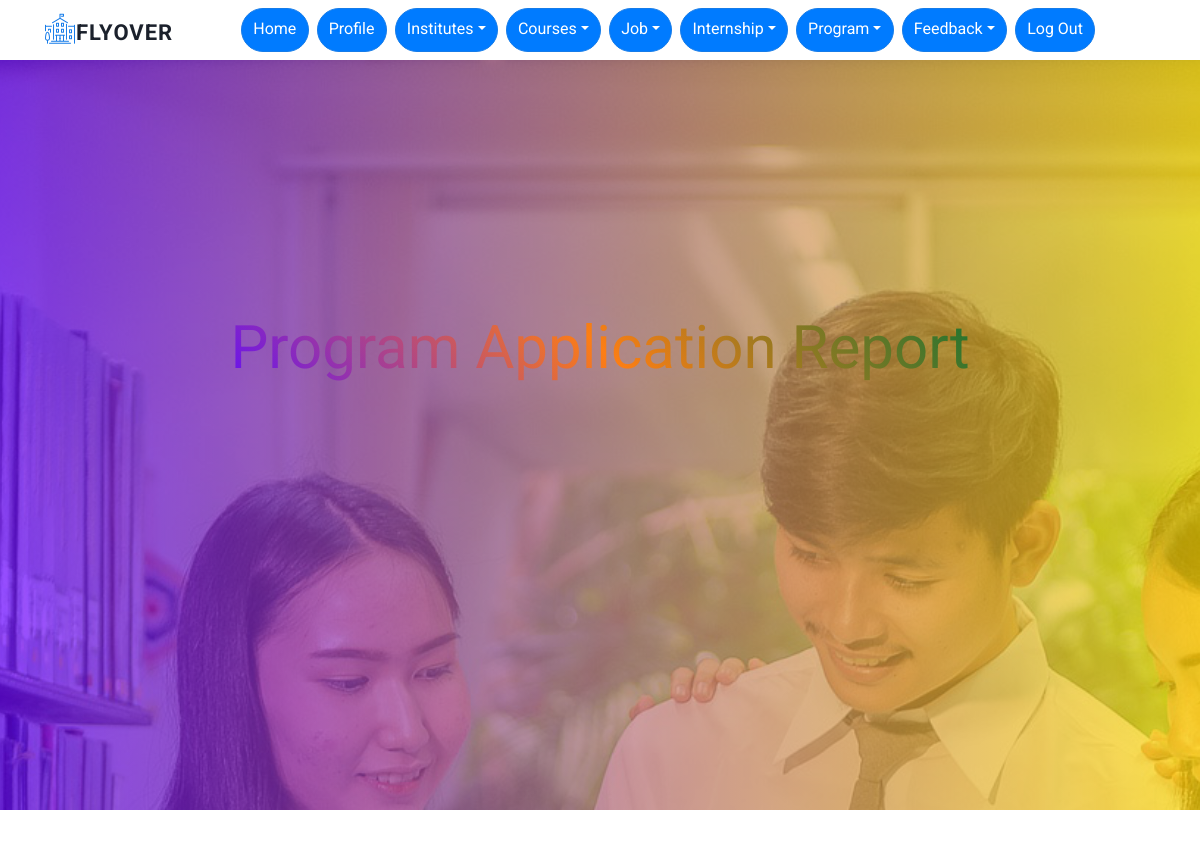
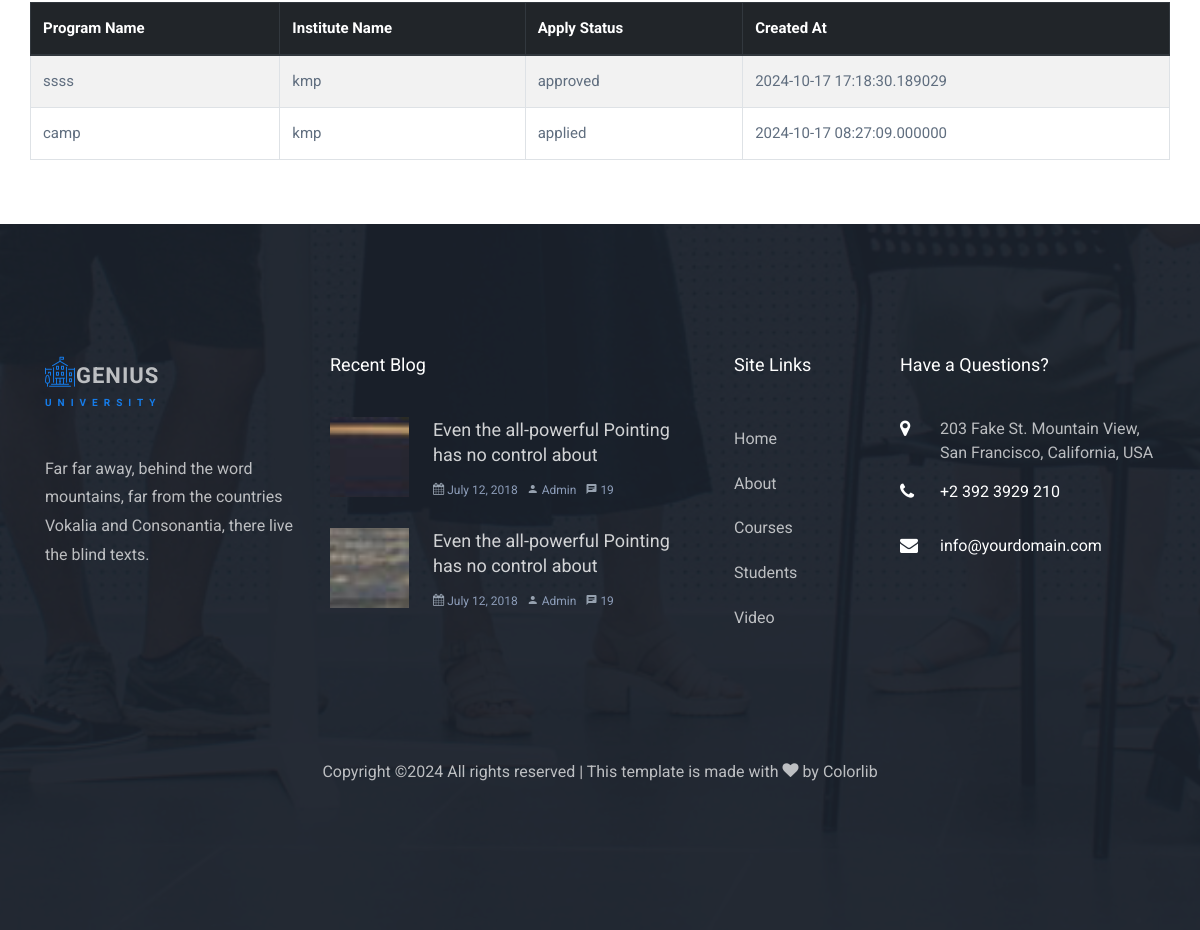
The page /user/program_report.php (signed in) on the database its author committed (2 pictures, top to bottom).
### tables this page shows
CREATE TABLE `program_application` (
  `program_application_id` int(30) NOT NULL,
  `user_id` int(30) NOT NULL,
  `institute_id` int(30) NOT NULL,
  `program_id` int(30) NOT NULL,
  `apply_status` varchar(100) NOT NULL,
  `created_at` timestamp(6) NOT NULL DEFAULT current_timestamp(6) ON UPDATE current_timestamp(6)
);

CREATE TABLE `program` (
  `program_id` int(30) NOT NULL,
  `program_name` varchar(100) NOT NULL,
  `department` varchar(100) NOT NULL,
  `start_date` date NOT NULL,
  `end_date` date NOT NULL,
  `description` varchar(100) NOT NULL,
  `venue` varchar(100) NOT NULL,
  `starting_time` time NOT NULL,
  `institute_id` int(30) NOT NULL,
  `end_time` time NOT NULL
);

CREATE TABLE `institute_reg` (
  `institute_reg_id` int(11) NOT NULL,
  `institute_name` varchar(100) NOT NULL,
  `institute_address` varchar(300) NOT NULL,
  `institute_email` varchar(100) NOT NULL,
  `institute_phone` varchar(30) NOT NULL,
  `institute_photo` varchar(100) NOT NULL,
  `institute_country` varchar(100) NOT NULL,
  `description` varchar(300) NOT NULL,
  `document` varchar(100) NOT NULL,
  `login_id` int(30) NOT NULL
);

### user/program_report.php (the view, shortened to what this page needs)
<?php
include 'header.php';
include '../config.php';
$userId = $_SESSION['login_id'];
?>
<body>
    <div class="hero-wrap" style="background-image: url('../assets/images/bg_1.jpg'); background-attachment:fixed;">
        <div class="overlay"></div>
        <div class="container">
            <div class="row no-gutters slider-text align-items-center justify-content-center" data-scrollax-parent="true">
                <div class="col-md-8 ftco-animate text-center">
                    <h1 class="mb-4">Program Application Report</h1>
                </div>
            </div>
        </div>
    </div>
    <div class="container my-5 gray-bg">
        <div class="row justify-content-center">
            <table class="table table-bordered table-hover table-striped glass-table">
                <thead class="thead-dark">
                    <tr>
                        <th>Program Name</th>
                        <th>Institute Name</th>
                        <th>Apply Status</th>
                        <th>Created At</th>
                    </tr>
                </thead>
                <tbody>
                    <?php
                    $query = "SELECT pa.*, p.program_name, i.institute_name
                                FROM program_application pa
                                JOIN program p ON pa.program_id = p.program_id
                                JOIN institute_reg i ON pa.institute_id = i.login_id
                                WHERE pa.user_id = '$userId' AND pa.apply_status IN ('applied', 'approved')";
                    $result = mysqli_query($con, $query);
                    if ($result->num_rows > 0) {
                        while ($row = $result->fetch_assoc()) {
                            echo "<tr>";
                            echo "<td>" . htmlspecialchars($row['program_name']) . "</td>";
                            echo "<td>" . htmlspecialchars($row['institute_name']) . "</td>";
                            echo "<td>" . htmlspecialchars($row['apply_status']) . "</td>";
                            echo "<td>" . htmlspecialchars($row['created_at']) . "</td>";
                            echo "</tr>";
                        }
                    } else {
                        echo "<tr><td colspan='4' class='text-center'>No Program Applications Found</td></tr>";
                    }
                    ?>
                </tbody>
            </table>
        </div>
    </div>
    <?php include 'footer.php'; ?>
</body>
</html>

### rows shown on the page
program_application: program.program_name "ssss", institute_reg.institute_name "kmp", apply_status "approved", created_at "2024-10-17 17:18:30.189029"
program_application: program.program_name "camp", institute_reg.institute_name "kmp", apply_status "applied", created_at "2024-10-17 08:27:09.000000"
